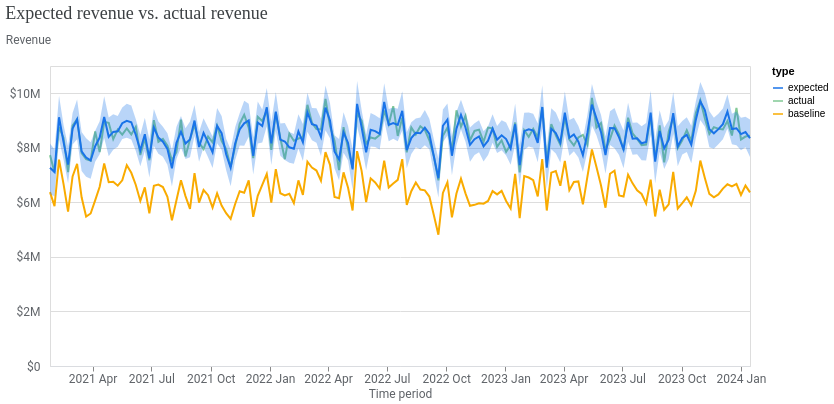

Notebook code cell kept with this figure:
### Markdown cell above
2\. Assess the model's fit by comparing the expected sales against the actual sales.

### Code cell
model_fit = visualizer.ModelFit(mmm)
model_fit.plot_model_fit()

### Figure 1 — Vega-Lite specification as saved in the notebook (floating-point values rounded to 4 significant figures; data arrays with more than 128 entries replaced by an {"elided": "..."} marker saying what was removed)
{"config": {"view": {"continuousWidth": 300, "continuousHeight": 300}, "axis": {"labelColor": "#5F6368", "labelFont": "Roboto", "labelFontSize": 12, "titleColor": "#5F6368", "titleFont": "Roboto", "titleFontSize": 12, "titleFontWeight": "normal"}}, "layer": [{"mark": {"type": "line"}, "encoding": {"color": {"field": "type", "scale": {"domain": ["expected", "actual", "baseline"], "range": ["#1A73E8", "#81C995", "#F9AB00"]}, "type": "nominal"}, "x": {"axis": {"domainColor": "#DADCE0", "format": "%Y %b", "grid": false, "tickCount": 8}, "field": "time", "title": "Time period", "type": "temporal"}, "y": {"axis": {"domain": false, "labelExpr": "(datum.value < 0 ? '-' : '') + '$' + replace(format(abs(datum.value), '.3~s'), 'G', 'B')", "labelPadding": 10, "tickCount": 5, "ticks": false, "titleAlign": "left", "titleAngle": 0, "titleY": -20}, "field": "mean", "title": "Revenue", "type": "quantitative"}}}, {"mark": {"type": "rule", "opacity": 0}, "encoding": {"opacity": {"condition": {"param": "param_daae7590cf6ce0e8", "value": 0.3, "empty": false}, "value": 0}, "tooltip": [{"field": "time", "title": "Time period", "type": "temporal"}, {"field": "expected", "format": ",.0f", "title": "Expected", "type": "quantitative"}, {"field": "actual", "format": ",.0f", "title": "Actual", "type": "quantitative"}, {"field": "baseline", "format": ",.0f", "title": "Baseline", "type": "quantitative"}], "x": {"field": "time", "type": "temporal"}}, "name": "view_6ce45ce0bc6787f1_1", "transform": [{"pivot": "type", "value": "mean", "groupby": ["time"]}]}, {"mark": {"type": "circle", "filled": false, "size": 36}, "encoding": {"color": {"field": "type", "legend": null, "scale": {"domain": ["expected", "actual", "baseline"], "range": ["#1A73E8", "#81C995", "#F9AB00"]}, "type": "nominal"}, "opacity": {"condition": {"param": "param_daae7590cf6ce0e8", "value": 1, "empty": false}, "value": 0}, "x": {"field": "time", "type": "temporal"}, "y": {"field": "mean", "type": "quantitative"}}}, {"mark": {"type": "area", "opacity": 0.3}, "encoding": {"color": {"field": "type", "legend": null, "scale": {"domain": ["expected"], "range": ["#1A73E8"]}, "type": "nominal"}, "x": {"field": "time", "type": "temporal"}, "y": {"field": "ci_hi", "type": "quantitative"}, "y2": {"field": "ci_lo"}}}], "data": {"name": "data-b6016e8d6be23493e67b4c831bfa8f8e"}, "params": [{"name": "param_daae7590cf6ce0e8", "select": {"type": "point", "clear": "pointerout", "fields": ["time"], "nearest": true, "on": "pointerover"}, "views": ["view_6ce45ce0bc6787f1_1"]}], "resolve": {"scale": {"color": "independent"}}, "title": {"text": "Expected revenue vs. actual revenue", "anchor": "start", "color": "#3C4043", "font": "Google Sans Display", "fontSize": 18, "fontWeight": "normal", "offset": 10}, "width": 700, "$schema": "https://vega.github.io/schema/vega-lite/v6.4.1.json", "datasets": {"data-b6016e8d6be23493e67b4c831bfa8f8e": {"elided": "468 records"}}}
